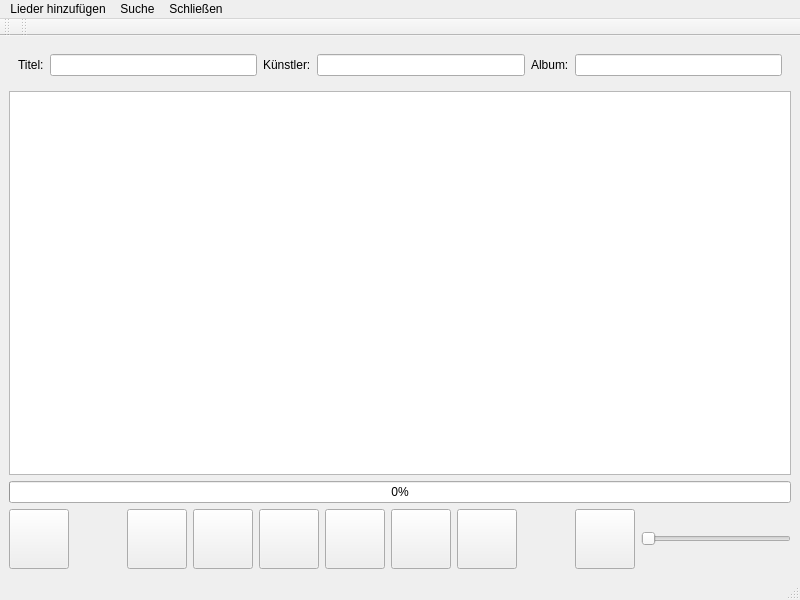
<?xml version="1.0" encoding="UTF-8"?>
<ui version="4.0">
 <class>Player</class>
 <widget class="QMainWindow" name="Player">
  <property name="geometry">
   <rect>
    <x>0</x>
    <y>0</y>
    <width>800</width>
    <height>600</height>
   </rect>
  </property>
  <property name="windowTitle">
   <string>Player</string>
  </property>
  <widget class="QWidget" name="centralwidget">
   <layout class="QVBoxLayout" name="verticalLayout">
    <item>
     <widget class="QWidget" name="widget" native="true">
      <layout class="QHBoxLayout" name="horizontalLayout_2">
       <item>
        <widget class="QLabel" name="titel_suche">
         <property name="text">
          <string>Titel:</string>
         </property>
        </widget>
       </item>
       <item>
        <widget class="QLineEdit" name="titel_lineEdit"/>
       </item>
       <item>
        <widget class="QLabel" name="kuenstler_suche">
         <property name="text">
          <string>Künstler:</string>
         </property>
        </widget>
       </item>
       <item>
        <widget class="QLineEdit" name="kuenstler_lineEdit"/>
       </item>
       <item>
        <widget class="QLabel" name="album_suche">
         <property name="text">
          <string>Album:</string>
         </property>
        </widget>
       </item>
       <item>
        <widget class="QLineEdit" name="album_lineEdit"/>
       </item>
      </layout>
     </widget>
    </item>
    <item>
     <widget class="QTableWidget" name="tableWidget"/>
    </item>
    <item>
     <widget class="QProgressBar" name="lied_progressBar">
      <property name="value">
       <number>0</number>
      </property>
     </widget>
    </item>
    <item>
     <layout class="QHBoxLayout" name="horizontalLayout">
      <item>
       <widget class="QPushButton" name="zufall_button">
        <property name="minimumSize">
         <size>
          <width>60</width>
          <height>60</height>
         </size>
        </property>
        <property name="maximumSize">
         <size>
          <width>60</width>
          <height>60</height>
         </size>
        </property>
        <property name="text">
         <string/>
        </property>
       </widget>
      </item>
      <item>
       <spacer name="horizontalSpacer">
        <property name="orientation">
         <enum>Qt::Horizontal</enum>
        </property>
        <property name="sizeHint" stdset="0">
         <size>
          <width>40</width>
          <height>20</height>
         </size>
        </property>
       </spacer>
      </item>
      <item>
       <widget class="QPushButton" name="zurueckspringen_button">
        <property name="minimumSize">
         <size>
          <width>60</width>
          <height>60</height>
         </size>
        </property>
        <property name="maximumSize">
         <size>
          <width>60</width>
          <height>60</height>
         </size>
        </property>
        <property name="text">
         <string/>
        </property>
       </widget>
      </item>
      <item>
       <widget class="QPushButton" name="zurueckspulen_button">
        <property name="minimumSize">
         <size>
          <width>60</width>
          <height>60</height>
         </size>
        </property>
        <property name="maximumSize">
         <size>
          <width>60</width>
          <height>60</height>
         </size>
        </property>
        <property name="text">
         <string/>
        </property>
       </widget>
      </item>
      <item>
       <widget class="QPushButton" name="wiedergabe_pause_button">
        <property name="minimumSize">
         <size>
          <width>60</width>
          <height>60</height>
         </size>
        </property>
        <property name="maximumSize">
         <size>
          <width>60</width>
          <height>60</height>
         </size>
        </property>
        <property name="text">
         <string/>
        </property>
       </widget>
      </item>
      <item>
       <widget class="QPushButton" name="vorspulen_button">
        <property name="minimumSize">
         <size>
          <width>60</width>
          <height>60</height>
         </size>
        </property>
        <property name="maximumSize">
         <size>
          <width>60</width>
          <height>60</height>
         </size>
        </property>
        <property name="text">
         <string/>
        </property>
       </widget>
      </item>
      <item>
       <widget class="QPushButton" name="weiter_button">
        <property name="minimumSize">
         <size>
          <width>60</width>
          <height>60</height>
         </size>
        </property>
        <property name="maximumSize">
         <size>
          <width>60</width>
          <height>60</height>
         </size>
        </property>
        <property name="text">
         <string/>
        </property>
       </widget>
      </item>
      <item>
       <widget class="QPushButton" name="stopp_button">
        <property name="minimumSize">
         <size>
          <width>60</width>
          <height>60</height>
         </size>
        </property>
        <property name="maximumSize">
         <size>
          <width>60</width>
          <height>60</height>
         </size>
        </property>
        <property name="text">
         <string/>
        </property>
       </widget>
      </item>
      <item>
       <spacer name="horizontalSpacer_2">
        <property name="orientation">
         <enum>Qt::Horizontal</enum>
        </property>
        <property name="sizeHint" stdset="0">
         <size>
          <width>40</width>
          <height>20</height>
         </size>
        </property>
       </spacer>
      </item>
      <item>
       <widget class="QPushButton" name="stumm_button">
        <property name="minimumSize">
         <size>
          <width>60</width>
          <height>60</height>
         </size>
        </property>
        <property name="maximumSize">
         <size>
          <width>60</width>
          <height>60</height>
         </size>
        </property>
        <property name="text">
         <string/>
        </property>
       </widget>
      </item>
      <item>
       <widget class="QSlider" name="lautstaerke_slider">
        <property name="minimumSize">
         <size>
          <width>150</width>
          <height>0</height>
         </size>
        </property>
        <property name="maximumSize">
         <size>
          <width>200</width>
          <height>16777215</height>
         </size>
        </property>
        <property name="orientation">
         <enum>Qt::Horizontal</enum>
        </property>
       </widget>
      </item>
     </layout>
    </item>
   </layout>
  </widget>
  <widget class="QMenuBar" name="menubar">
   <property name="geometry">
    <rect>
     <x>0</x>
     <y>0</y>
     <width>800</width>
     <height>22</height>
    </rect>
   </property>
   <widget class="QMenu" name="menuLieder_hinzuf_gen">
    <property name="title">
     <string>Lieder hinzufügen</string>
    </property>
    <addaction name="separator"/>
   </widget>
   <widget class="QMenu" name="menuSuche">
    <property name="title">
     <string>Suche</string>
    </property>
    <addaction name="separator"/>
   </widget>
   <widget class="QMenu" name="menuClose">
    <property name="title">
     <string>Schließen</string>
    </property>
   </widget>
   <addaction name="menuLieder_hinzuf_gen"/>
   <addaction name="menuSuche"/>
   <addaction name="menuClose"/>
  </widget>
  <widget class="QStatusBar" name="statusbar"/>
  <widget class="QToolBar" name="toolBar">
   <property name="windowTitle">
    <string>toolBar</string>
   </property>
   <attribute name="toolBarArea">
    <enum>TopToolBarArea</enum>
   </attribute>
   <attribute name="toolBarBreak">
    <bool>false</bool>
   </attribute>
  </widget>
  <widget class="QToolBar" name="toolBar_2">
   <property name="windowTitle">
    <string>toolBar_2</string>
   </property>
   <attribute name="toolBarArea">
    <enum>TopToolBarArea</enum>
   </attribute>
   <attribute name="toolBarBreak">
    <bool>false</bool>
   </attribute>
  </widget>
 </widget>
 <resources/>
 <connections/>
</ui>
